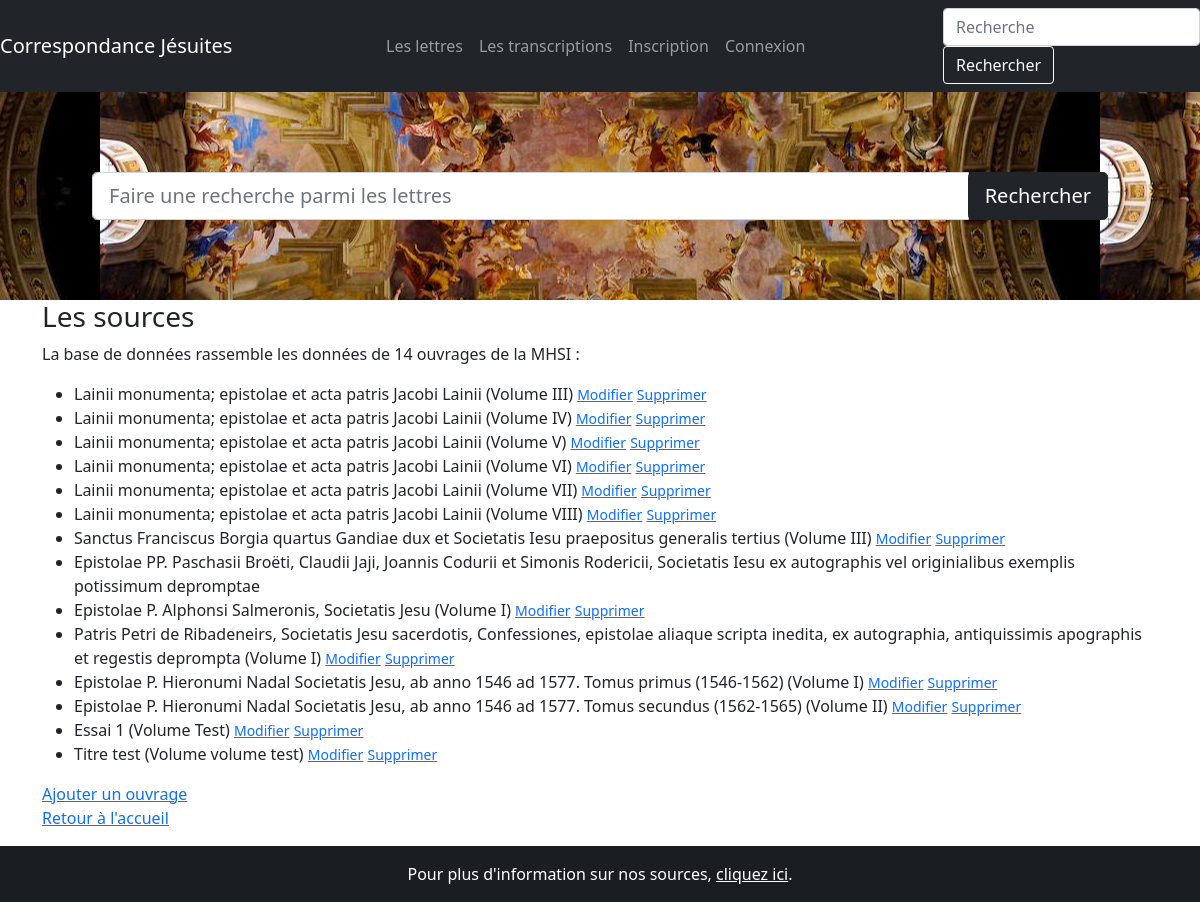
Page /publications on the committed database.
### correspondance/modeles/donnees.py (models this page shows, shortened)
class Publication(db.Model):
    __tablename__ = "publication"
    publication_id = db.Column(db.Integer, unique=True, nullable=False, primary_key=True, autoincrement=True)
    publication_titre = db.Column(db.Text)
    publication_volume = db.Column(db.Text)
    contributions = db.relationship("Contribution", back_populates="publication")

### correspondance/routes/generic.py (the view)
@app.route('/publications', methods=["POST", "GET"])
def publications():
    publications = Publication.query.all()
    return render_template('pages/publications.html', nom="Correspondance jésuite", publications=publications)

### correspondance/templates/pages/publications.html
{% extends "conteneur.html" %}
{% block afternav %}
    {% include "partials/recherche.html" %}
{%endblock%}
{%block corps%}
<h3>Les sources</h3>
        {% if publications %}
        <p>La base de données rassemble les données de {{publications|length}} ouvrages de la MHSI :
        <ul>
        {% for publication in publications %}
        <li>
                {{publication.publication_titre}}
                {% if publication.publication_volume %}
                (Volume {{publication.publication_volume}})
                <small><a href={{url_for('edition_publication',publication_id=publication.publication_id)}}>Modifier</a></small>
                <small><a href={{url_for('suppression_publication',publication_id=publication.publication_id)}}>Supprimer</a></small>
                {% endif %}
        </li>
        {% endfor %}
        </ul>
        </p>
        {% else %}
        <p>La base de données est en cours de constitution</p>
        {% endif %}
        <a href="{{url_for('publication_creation')}}">Ajouter un ouvrage</a>
        <p><a href="{{url_for('accueil')}}">Retour à l'accueil</a></p>
{%endblock%}

### rows in the picture
Publication: publication_titre "Lainii monumenta; epistolae et acta patris Jacobi Lainii", publication_volume "III"
Publication: publication_titre "Lainii monumenta; epistolae et acta patris Jacobi Lainii", publication_volume "IV"
Publication: publication_titre "Lainii monumenta; epistolae et acta patris Jacobi Lainii", publication_volume "V"
Publication: publication_titre "Lainii monumenta; epistolae et acta patris Jacobi Lainii", publication_volume "VI"
Publication: publication_titre "Lainii monumenta; epistolae et acta patris Jacobi Lainii", publication_volume "VII"
Publication: publication_titre "Lainii monumenta; epistolae et acta patris Jacobi Lainii", publication_volume "VIII"
Publication: publication_titre "Sanctus Franciscus Borgia quartus Gandiae dux et Societatis Iesu praepositus generalis tertius", publication_volume "III"
Publication: publication_titre "Epistolae PP. Paschasii Broëti, Claudii Jaji, Joannis Codurii et Simonis Rodericii, Societatis Iesu ex autographis vel originialibus exemplis potissimum depromptae"
Publication: publication_titre "Epistolae P. Alphonsi Salmeronis, Societatis Jesu", publication_volume "I"
Publication: publication_titre "Patris Petri de Ribadeneirs, Societatis Jesu sacerdotis, Confessiones, epistolae aliaque scripta inedita, ex autographia, antiquissimis apographis et regestis deprompta", publication_volume "I"
Publication: publication_titre "Epistolae P. Hieronumi Nadal Societatis Jesu, ab anno 1546 ad 1577. Tomus primus (1546-1562)", publication_volume "I"
Publication: publication_titre "Epistolae P. Hieronumi Nadal Societatis Jesu, ab anno 1546 ad 1577. Tomus secundus (1562-1565)", publication_volume "II"
Publication: publication_titre "Essai 1", publication_volume "Test"
Publication: publication_titre "Titre test", publication_volume "volume test"

### other values in the picture
{{ publications|length }} "14"
